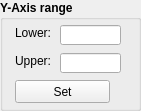
     <widget class="QGroupBox" name="groupBox_plotyAxisRange">
      <property name="geometry">
       <rect>
        <x>900</x>
        <y>490</y>
        <width>141</width>
        <height>111</height>
       </rect>
      </property>
      <property name="font">
       <font>
        <weight>75</weight>
        <bold>true</bold>
       </font>
      </property>
      <property name="title">
       <string>Y-Axis range</string>
      </property>
      <widget class="QLineEdit" name="lineEdit_yLowerLimit">
       <property name="geometry">
        <rect>
         <x>60</x>
         <y>25</y>
         <width>61</width>
         <height>20</height>
        </rect>
       </property>
       <property name="font">
        <font>
         <weight>50</weight>
         <bold>false</bold>
        </font>
       </property>
       <property name="layoutDirection">
        <enum>Qt::LeftToRight</enum>
       </property>
       <property name="alignment">
        <set>Qt::AlignRight|Qt::AlignTrailing|Qt::AlignVCenter</set>
       </property>
      </widget>
      <widget class="QLineEdit" name="lineEdit_yUpperLimit">
       <property name="geometry">
        <rect>
         <x>60</x>
         <y>53</y>
         <width>61</width>
         <height>20</height>
        </rect>
       </property>
       <property name="font">
        <font>
         <weight>50</weight>
         <bold>false</bold>
        </font>
       </property>
       <property name="alignment">
        <set>Qt::AlignRight|Qt::AlignTrailing|Qt::AlignVCenter</set>
       </property>
      </widget>
      <widget class="QPushButton" name="pushButton_ySet">
       <property name="geometry">
        <rect>
         <x>15</x>
         <y>80</y>
         <width>95</width>
         <height>23</height>
        </rect>
       </property>
       <property name="font">
        <font>
         <weight>50</weight>
         <bold>false</bold>
        </font>
       </property>
       <property name="text">
        <string>Set</string>
       </property>
      </widget>
      <widget class="QLabel" name="label_yMin">
       <property name="geometry">
        <rect>
         <x>15</x>
         <y>25</y>
         <width>41</width>
         <height>16</height>
        </rect>
       </property>
       <property name="font">
        <font>
         <weight>50</weight>
         <bold>false</bold>
        </font>
       </property>
       <property name="text">
        <string>Lower: </string>
       </property>
      </widget>
      <widget class="QLabel" name="label_yMax">
       <property name="geometry">
        <rect>
         <x>15</x>
         <y>53</y>
         <width>41</width>
         <height>16</height>
        </rect>
       </property>
       <property name="font">
        <font>
         <weight>50</weight>
         <bold>false</bold>
        </font>
       </property>
       <property name="text">
        <string>Upper:</string>
       </property>
      </widget>
     </widget>
